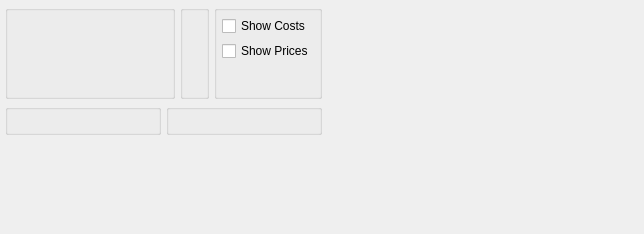
<?xml version="1.0" encoding="UTF-8"?>
<ui version="4.0">
 <comment>This file is part of the xTuple ERP: PostBooks Edition, a free and
open source Enterprise Resource Planning software suite,
Copyright (c) 1999-2010 by OpenMFG LLC, d/b/a xTuple.
It is licensed to you under the Common Public Attribution License
version 1.0, the full text of which (including xTuple-specific Exhibits)
is available at www.xtuple.com/CPAL.  By using this software, you agree
to be bound by its terms.</comment>
 <class>dspSalesHistoryByCustomer</class>
 <widget class="QWidget" name="dspSalesHistoryByCustomer">
  <property name="geometry">
   <rect>
    <x>0</x>
    <y>0</y>
    <width>644</width>
    <height>234</height>
   </rect>
  </property>
  <property name="sizePolicy">
   <sizepolicy hsizetype="Preferred" vsizetype="Expanding">
    <horstretch>0</horstretch>
    <verstretch>1</verstretch>
   </sizepolicy>
  </property>
  <property name="windowTitle">
   <string>Sales History by Customer</string>
  </property>
  <layout class="QHBoxLayout" name="horizontalLayout_4">
   <item>
    <layout class="QVBoxLayout" name="verticalLayout_4">
     <item>
      <layout class="QHBoxLayout" name="horizontalLayout_3">
       <item>
        <widget class="QGroupBox" name="custGroup">
         <property name="title">
          <string/>
         </property>
         <layout class="QGridLayout" name="gridLayout_4">
          <item row="0" column="0">
           <layout class="QHBoxLayout" name="horizontalLayout_2">
            <item>
             <layout class="QVBoxLayout" name="verticalLayout_3">
              <item>
               <widget class="CustCluster" name="_cust"/>
              </item>
              <item>
               <spacer name="verticalSpacer">
                <property name="orientation">
                 <enum>Qt::Vertical</enum>
                </property>
                <property name="sizeHint" stdset="0">
                 <size>
                  <width>20</width>
                  <height>0</height>
                 </size>
                </property>
               </spacer>
              </item>
             </layout>
            </item>
            <item>
             <spacer name="horizontalSpacer">
              <property name="orientation">
               <enum>Qt::Horizontal</enum>
              </property>
              <property name="sizeHint" stdset="0">
               <size>
                <width>0</width>
                <height>20</height>
               </size>
              </property>
             </spacer>
            </item>
           </layout>
          </item>
         </layout>
        </widget>
       </item>
       <item>
        <widget class="QGroupBox" name="_dateGroup">
         <property name="title">
          <string/>
         </property>
         <layout class="QGridLayout" name="gridLayout_3">
          <item row="0" column="0">
           <widget class="DateCluster" name="_dates"/>
          </item>
         </layout>
        </widget>
       </item>
       <item>
        <widget class="QGroupBox" name="_optionsGroup">
         <property name="title">
          <string/>
         </property>
         <layout class="QGridLayout" name="gridLayout_2">
          <item row="0" column="0">
           <layout class="QVBoxLayout" name="verticalLayout_2">
            <item>
             <layout class="QVBoxLayout" name="verticalLayout">
              <item>
               <widget class="XCheckBox" name="_showCosts">
                <property name="text">
                 <string>Show Costs</string>
                </property>
               </widget>
              </item>
              <item>
               <widget class="XCheckBox" name="_showPrices">
                <property name="text">
                 <string>Show Prices</string>
                </property>
               </widget>
              </item>
             </layout>
            </item>
            <item>
             <spacer>
              <property name="orientation">
               <enum>Qt::Vertical</enum>
              </property>
              <property name="sizeType">
               <enum>QSizePolicy::MinimumExpanding</enum>
              </property>
              <property name="sizeHint" stdset="0">
               <size>
                <width>16</width>
                <height>0</height>
               </size>
              </property>
             </spacer>
            </item>
           </layout>
          </item>
         </layout>
        </widget>
       </item>
      </layout>
     </item>
     <item>
      <layout class="QHBoxLayout" name="horizontalLayout">
       <item>
        <widget class="ParameterGroup" name="_productCategory">
         <property name="title">
          <string/>
         </property>
         <property name="fixedSize">
          <bool>false</bool>
         </property>
        </widget>
       </item>
       <item>
        <widget class="WarehouseGroup" name="_warehouse">
         <property name="title">
          <string/>
         </property>
         <property name="fixedSize">
          <bool>false</bool>
         </property>
        </widget>
       </item>
      </layout>
     </item>
     <item>
      <spacer name="verticalSpacer_2">
       <property name="orientation">
        <enum>Qt::Vertical</enum>
       </property>
       <property name="sizeHint" stdset="0">
        <size>
         <width>20</width>
         <height>0</height>
        </size>
       </property>
      </spacer>
     </item>
    </layout>
   </item>
   <item>
    <spacer>
     <property name="orientation">
      <enum>Qt::Horizontal</enum>
     </property>
     <property name="sizeType">
      <enum>QSizePolicy::Expanding</enum>
     </property>
     <property name="sizeHint" stdset="0">
      <size>
       <width>1</width>
       <height>20</height>
      </size>
     </property>
    </spacer>
   </item>
  </layout>
 </widget>
 <layoutdefault spacing="5" margin="5"/>
 <pixmapfunction>qPixmapFromMimeSource</pixmapfunction>
 <customwidgets>
  <customwidget>
   <class>CustCluster</class>
   <extends>QWidget</extends>
   <header>custcluster.h</header>
  </customwidget>
  <customwidget>
   <class>DateCluster</class>
   <extends>QWidget</extends>
   <header>datecluster.h</header>
  </customwidget>
  <customwidget>
   <class>ParameterGroup</class>
   <extends>QGroupBox</extends>
   <header>parametergroup.h</header>
  </customwidget>
  <customwidget>
   <class>WarehouseGroup</class>
   <extends>QGroupBox</extends>
   <header>warehousegroup.h</header>
  </customwidget>
  <customwidget>
   <class>XCheckBox</class>
   <extends>QCheckBox</extends>
   <header>xcheckbox.h</header>
  </customwidget>
 </customwidgets>
 <tabstops>
  <tabstop>_cust</tabstop>
  <tabstop>_warehouse</tabstop>
  <tabstop>_dates</tabstop>
  <tabstop>_productCategory</tabstop>
  <tabstop>_showCosts</tabstop>
  <tabstop>_showPrices</tabstop>
 </tabstops>
 <resources/>
 <connections/>
</ui>
